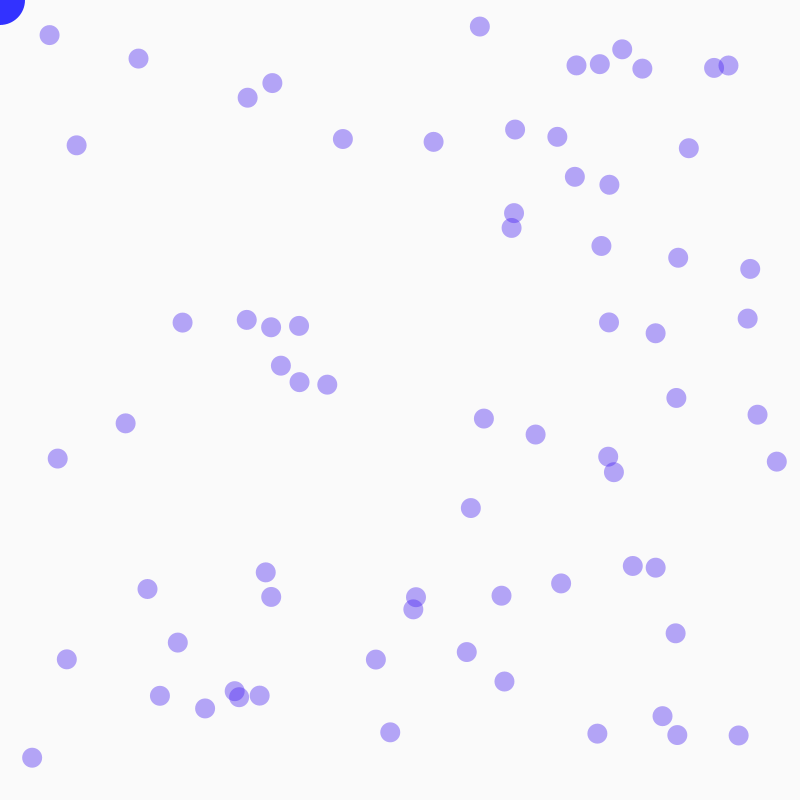
Frame 1 (no input)
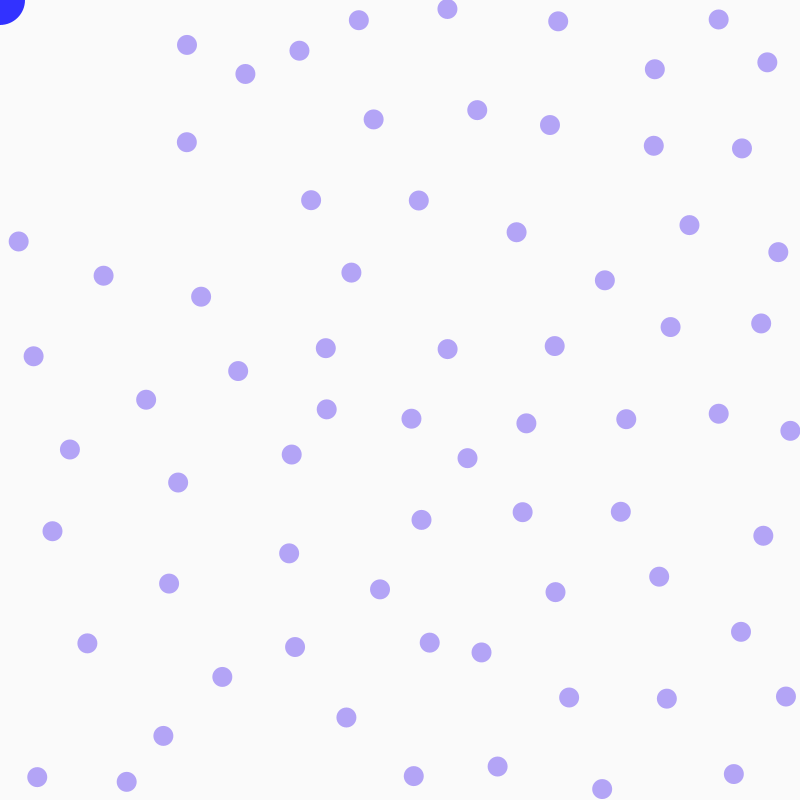
Frame 60 (the mouse pressed at the canvas centre just before this capture)
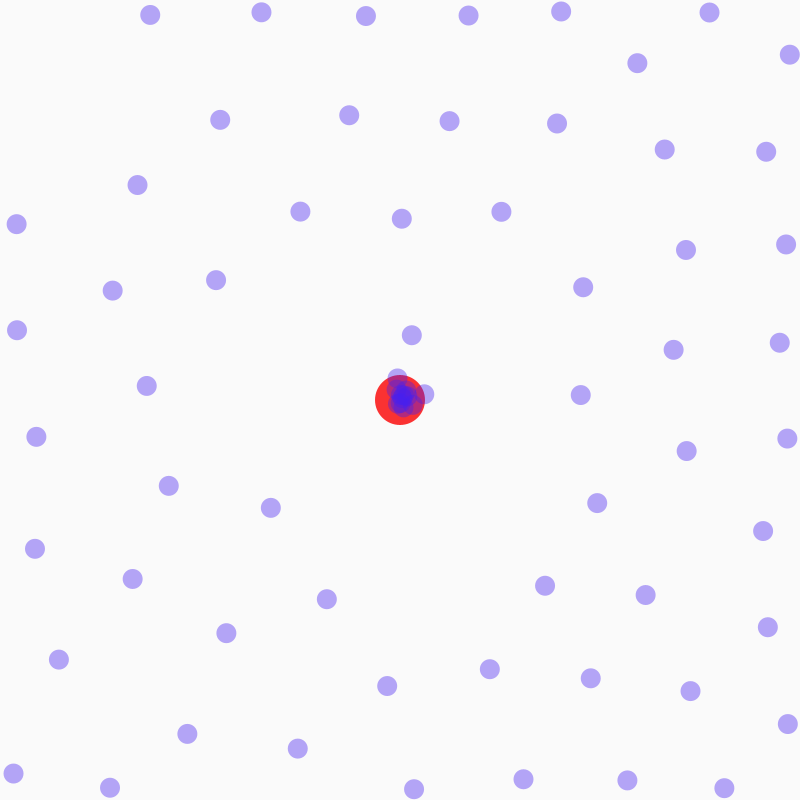
Frame 120 (the mouse held since frame 60 and released just before this capture)

The Processing sketch that drew these frames (run headless with seeded random() and noise(); from frame 60 on, the mouse is pressed at the canvas centre):

// Processing sketch: processing_103324
// ── processing_103324.pde

ball [] ball = new ball[70];

void setup() {
  size(800, 800);
  smooth();
  noStroke();

  for (int i = 0; i<ball.length; i++) {
    ball[i] = new ball(i);
  }
}

void draw() {
  background(250);

  force();
  bigball();

  for (int i = 0 ;i <ball.length; i++) {
    ball[i].looking();
  }
}

//----------------------------------------------------------------------------------------------

void bigball() {  //大球

  if (mousePressed) {
    fill(250, 50, 50);
    ellipse(mouseX, mouseY, 50, 50);
  }
  else {
    fill(50, 50, 255);
    ellipse(mouseX, mouseY, 50, 50);
  }
  for (int i = 0; i < ball.length; i++) {         //定義斥力

    if (mousePressed && (sq(mouseX - ball[i].Bx) + sq(mouseY - ball[i].By)) < 30000) {
      ball[i].fbx = -(ball[i].kk)*(mouseX - ball[i].Bx) / (sqrt(sq(mouseX - ball[i].Bx) + sq(mouseY - ball[i].By)));
      ball[i].fby = -(ball[i].kk)*(mouseY - ball[i].By) / (sqrt(sq(mouseX - ball[i].Bx) + sq(mouseY - ball[i].By)));
    }
    else if ((sq(mouseX - ball[i].Bx) + sq(mouseY - ball[i].By)) < 30000) {
      if ((sq(mouseX - ball[i].Bx) + sq(mouseY - ball[i].By)) != 0) {      
        ball[i].fbx = (ball[i].kk)*(mouseX - ball[i].Bx) / (sqrt(sq(mouseX - ball[i].Bx) + sq(mouseY - ball[i].By)));
        ball[i].fby = (ball[i].kk)*(mouseY - ball[i].By) / (sqrt(sq(mouseX - ball[i].Bx) + sq(mouseY - ball[i].By)));
      }
    }
  }
}

//--------------------------------------------------------------------------------------------

void force() {   //小球作用力
  for (int i=0; i<ball.length; i++) {
    for (int j=0; j<ball.length; j++) {

      if (mousePressed && (mousePressed && (sq(mouseX - ball[i].Bx) + sq(mouseY - ball[i].By)) < 30000)) {
      }
      else if ((sq(ball[j].Bx-ball[i].Bx) + sq(ball[j].By-ball[i].By)) < 10000) {        
        ball[i].lx = (ball[j].Bx-ball[i].Bx);
        ball[i].ly = (ball[j].By-ball[i].By);
        ball[i].l = sqrt(sq(ball[i].lx) + sq(ball[i].ly));

        if (ball[i].l != 0) {
          ball[i].fx += ball[i].k  * ((ball[i].lx) / (ball[i].l)) / (sq(ball[i].l));
          ball[i].fy += ball[i].k  * ((ball[i].ly) / (ball[i].l)) / (sq(ball[i].l));
        }
        else {
          ball[i].fx += 0;
          ball[i].fy += 0;
        }
      }
    }
  }
}

//--------------------------------------------------------------------------------------------

class ball {

  float rx;  //隨機初始座標
  float ry;
  float vx;  //球速度
  float vy;
  float lx;  //球距離
  float ly;
  float l;
  float fx;  //球作用力
  float fy;
  float fbx;  //大球作用力
  float fby;
  float Bx;   //球座標
  float By;
  int num;  //球編號
  float k;   //小球磁力常數
  float kk;  //大球磁力常數
  float maxspeed;  //最大速度

  ball(int i) {
    rx = random(11, 789);
    ry = random(11, 789);
    vx = random(-10, 10);
    vy = random(-10, 10);
    num = i;
    k = 1000;
    kk = 5;
    Bx = rx;
    By = ry;
    maxspeed = 30;
  }

  void looking() {
    fill(70, 30, 240, 100);   
    ellipse(Bx, By, 20, 20);

    vx=(vx - fx - fbx)*0.95;
    vy=(vy - fy - fby)*0.95;

    if (Bx>=790) {          //邊緣反彈
      vx = -abs(vx);
    }
    else if (Bx<=10) {
      vx = abs(vx);
    }   

    if (By>=790) {         
      vy = -abs(vy);
    }
    else if (By<=10) {
      vy = abs(vy);
    }

    if (abs(vx) > maxspeed) {          //限制最大速度
      vx = maxspeed * (vx/abs(vx));
    }

    if (abs(vy) > maxspeed) {
      vy = maxspeed * (vy/abs(vy));
    }

    Bx += vx;
    By += vy;

    fx = 0;
    fy = 0;
    lx = 0;
    ly = 0;
    l = 0;
    fbx = 0;
    fby = 0;
  }
}
